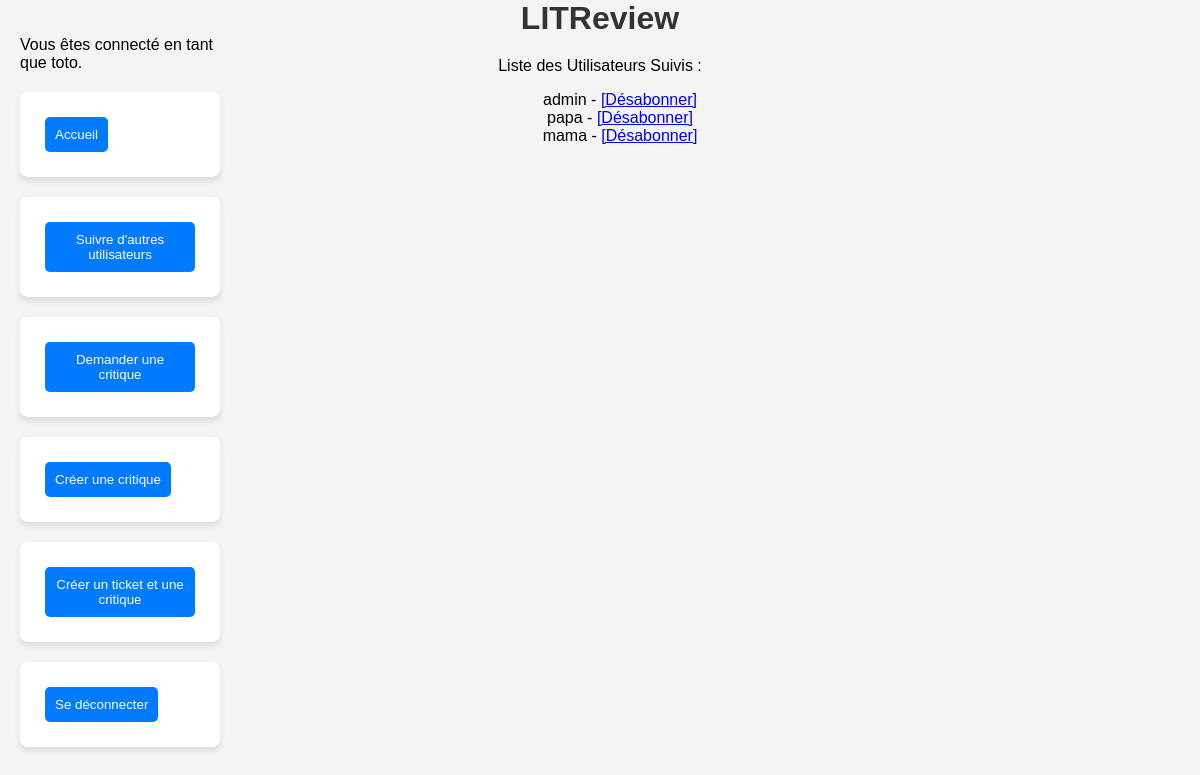
Page /follow-users/list/ (signed in) on the committed database.
### userfollows/models.py (models this page shows, shortened)
class UserFollows(models.Model):
    user = models.ForeignKey(to=settings.AUTH_USER_MODEL, on_delete=models.CASCADE, related_name='following')
    followed_user = models.ForeignKey(to=settings.AUTH_USER_MODEL, on_delete=models.CASCADE, related_name='followed_by')
    class Meta:
        unique_together = ('user', 'followed_user',)

### authentication/models.py (models this page shows)
class User(AbstractUser):
    pass

### userfollows/views.py (the view)
# urls.py: path('follow-users/list/', userfollows.views.UserFollowListView.as_view(), name='user-follows-list'),
class UserFollowListView(LoginRequiredMixin, ListView):
    model = UserFollows
    template_name = 'userfollows/user_follows_list.html'
    context_object_name = 'users_follow'
    def get_queryset(self):
        user = self.request.user
        return UserFollows.objects.filter(user=user)

### userfollows/templates/userfollows/user_follows_list.html
{% extends 'base.html' %}
{% block content %}
<div class="user-follows-container">
    <p>Liste des Utilisateurs Suivis :</p>
    <ul>
        {% for user_follows in users_follow %}
        <li>
            {{ user_follows.followed_user }}
            - <a href="{% url 'user-follows-delete' user_follows.pk %}">[Désabonner]</a>
        </li>
       {% endfor %}
    </ul>
</div>
{% endblock %}

### templates/base.html (shortened to what this page needs)
{% load static %}
<html>
    <head>
        <link rel="stylesheet" href="{% static 'app.css' %}">
    </head>
    <body>
        <h1>LITReview</h1>
        {% block content %}{% endblock content %}
        {% if user.is_authenticated %}
            <div class="sidebar">
                <p>Vous êtes connecté en tant que {{ request.user }}.</p>
                <form method="get" action="{% url 'home' %}">
                    <button type="submit" >Accueil</button>
                 </form>
                 <form method="post" action="{% url 'follow-users' %}">
                    <button type="submit" >Suivre d'autres utilisateurs</button>
                 </form>
                 <form method="post" action="{% url 'ticket-create' %}">
                    <button type="submit" >Demander une critique</button>
                 </form>
                 <form method="post" action="{% url 'review-create' %}">
                    <button type="submit" >Créer une critique</button>
                 </form>
                <form method="post" action="{% url 'create-ticket-review' %}">
                    <button type="submit" >Créer un ticket et une critique</button>
                </form>
                 <form method="post" action="{% url 'logout' %}">
                    <button type="submit" >Se déconnecter</button>
                </form>
            </div>
        {% endif %}
    </body>
</html>

### static/app.css (style rules this page uses)
body { font-family: 'Arial', sans-serif; margin: 0; padding: 0; background-color: #f4f4f4; }
h1 { color: #333; text-align: center; margin-bottom: 20px; }
button { background-color: #007bff; color: white; border: none; padding: 10px; margin: 5px; border-radius: 5px; cursor: pointer; }
form { background-color: white; padding: 20px; border-radius: 8px; box-shadow: 0 4px 6px rgba(0,0,0,0.1); max-width: 500px; margin: 20px auto; }
.sidebar { padding: 20px; width: 200px; position: fixed; left: 0; top: 0; }

### rows in the picture
UserFollows: followed_user "admin"
UserFollows: followed_user "papa"
UserFollows: followed_user "mama"
User: user "toto"
